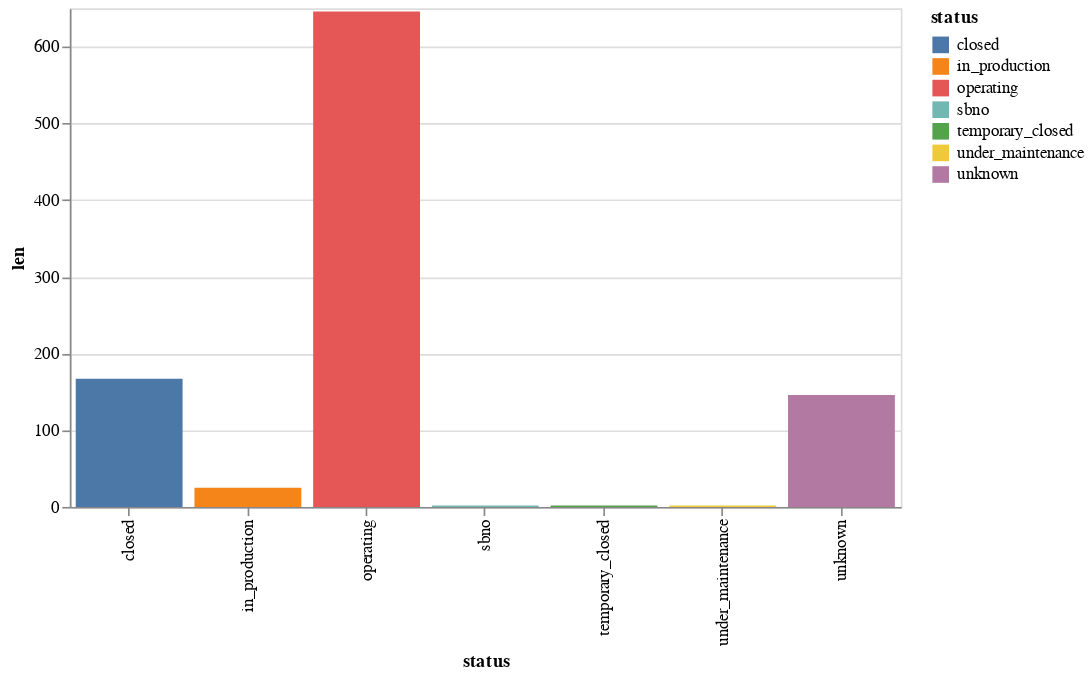

The code cell stored with this chart in its notebook:
### Markdown cell above
### Analyze status

### Code cell
alt.Chart(df.group_by('status').len()).mark_bar().encode(
    x=alt.X(field='status', type='nominal'),
    y=alt.Y(field='len', type='quantitative'),
    tooltip=['status', 'len'],
    color=alt.Color(field='status', type='nominal')
).properties(width=500)

### Figure 1 — Vega-Lite specification as saved in the notebook (floating-point values rounded to 4 significant figures)
{"config": {"view": {"continuousWidth": 300, "continuousHeight": 300}}, "data": {"name": "data-c8d4d0f087ff7d4ab4999691cea235c4"}, "mark": {"type": "bar"}, "encoding": {"color": {"field": "status", "type": "nominal"}, "tooltip": [{"field": "status", "type": "ordinal"}, {"field": "len", "type": "quantitative"}], "x": {"field": "status", "type": "nominal"}, "y": {"field": "len", "type": "quantitative"}}, "width": 500, "$schema": "https://vega.github.io/schema/vega-lite/v5.20.1.json", "datasets": {"data-c8d4d0f087ff7d4ab4999691cea235c4": [{"status": "under_maintenance", "len": 2}, {"status": "unknown", "len": 146}, {"status": "operating", "len": 646}, {"status": "closed", "len": 167}, {"status": "in_production", "len": 25}, {"status": "temporary_closed", "len": 2}, {"status": "sbno", "len": 2}]}}
